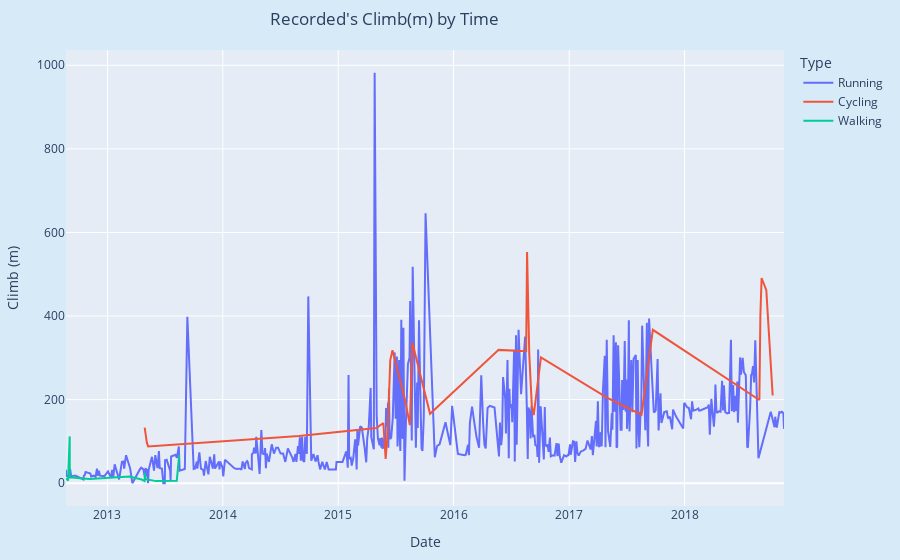

Write notebook code for a chart like this one.
### Code cell
fig2 = px.line(df, x='Date', y='Climb (m)', color='Type',
              title="Recorded's Climb(m) by Time")
fig2.update_layout(
    title=dict(x=0.3), 
    margin=dict(l=50, r=20, t=50, b=20), 
    paper_bgcolor="#D6EAF8" 
)
fig2.update_traces(texttemplate="%{text:.2s}")

### Figure 1 — Plotly figure (JSON) as saved in the notebook; plotly's stock layout.template omitted (floating-point values rounded to 4 significant figures; data arrays with more than 128 entries replaced by an {"elided": "..."} marker saying what was removed)
{"data": [{"hovertemplate": "Type=Running<br>Date=%{x}<br>Climb (m)=%{y}<extra></extra>", "legendgroup": "Running", "line": {"color": "#636efa", "dash": "solid"}, "mode": "lines", "name": "Running", "orientation": "v", "showlegend": true, "texttemplate": "%{text:.2s}", "type": "scatter", "x": {"elided": "459 str values"}, "xaxis": "x", "y": {"elided": "459 int values"}, "yaxis": "y"}, {"hovertemplate": "Type=Cycling<br>Date=%{x}<br>Climb (m)=%{y}<extra></extra>", "legendgroup": "Cycling", "line": {"color": "#EF553B", "dash": "solid"}, "mode": "lines", "name": "Cycling", "orientation": "v", "showlegend": true, "texttemplate": "%{text:.2s}", "type": "scatter", "x": ["2018-10-06T16:45:02", "2018-09-16T14:55:03", "2018-09-01T17:06:15", "2018-08-28T18:44:33", "2018-08-25T17:18:32", "2017-09-22T12:27:14", "2017-08-17T18:36:00", "2017-05-01T17:38:35", "2016-10-03T11:47:16", "2016-09-10T17:13:51", "2016-09-04T17:08:28", "2016-08-27T17:08:38", "2016-08-20T15:43:49", "2016-08-17T17:17:09", "2016-05-22T15:31:06", "2015-10-18T15:43:06", "2015-08-23T17:35:47", "2015-08-15T18:46:21", "2015-08-01T18:40:14", "2015-06-21T17:53:46", "2015-06-14T17:03:23", "2015-06-06T18:30:39", "2015-05-31T04:02:00", "2015-05-23T19:07:40", "2015-05-01T18:05:38", "2014-08-29T18:56:02", "2013-05-09T17:24:19", "2013-05-05T14:26:37", "2013-04-28T17:26:52"], "xaxis": "x", "y": [210, 462, 491, 400, 199, 367, 164, 204, 301, 163, 184, 307, 553, 316, 319, 166, 336, 139, 195, 318, 294, 123, 58, 144, 132, 113, 88, 97, 133], "yaxis": "y"}, {"hovertemplate": "Type=Walking<br>Date=%{x}<br>Climb (m)=%{y}<extra></extra>", "legendgroup": "Walking", "line": {"color": "#00cc96", "dash": "solid"}, "mode": "lines", "name": "Walking", "orientation": "v", "showlegend": true, "texttemplate": "%{text:.2s}", "type": "scatter", "x": ["2013-08-15T18:49:50", "2013-08-08T07:56:08", "2013-06-03T07:04:59", "2013-04-29T18:48:30", "2013-04-29T13:10:14", "2013-04-28T10:56:47", "2013-04-18T21:48:44", "2013-03-11T18:27:56", "2012-11-04T18:59:06", "2012-09-03T15:25:22", "2012-09-03T13:20:56", "2012-08-30T07:10:21", "2012-08-29T18:19:26", "2012-08-29T08:21:43", "2012-08-28T19:43:52", "2012-08-28T07:06:57", "2012-08-24T12:59:42", "2012-08-24T10:12:16"], "xaxis": "x", "y": [67, 6, 5, 10, 25, 5, 9, 16, 10, 14, 112, 7, 16, 6, 13, 7, 12, 9], "yaxis": "y"}], "layout": {"legend": {"title": {"text": "Type"}, "tracegroupgap": 0}, "margin": {"b": 20, "l": 50, "r": 20, "t": 50}, "paper_bgcolor": "#D6EAF8", "title": {"text": "Recorded's Climb(m) by Time", "x": 0.3}, "xaxis": {"anchor": "y", "domain": [0, 1], "title": {"text": "Date"}}, "yaxis": {"anchor": "x", "domain": [0, 1], "title": {"text": "Climb (m)"}}}}
